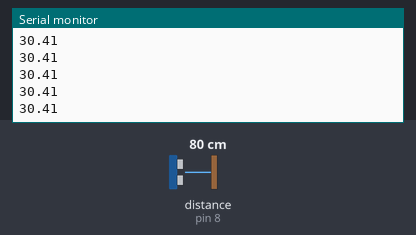
Recording of a sketch running on a simulated Arduino Uno, built with avr-gcc and run on an emulated ATmega328P. Shown: the last lines printed to the serial monitor. Wiring (inferred from the names in the program): ultrasonic range finder: trigger pin 2; echo pin 8. The inputs (shaded band) are chosen by the test bench; at power-on: distance to the obstacle (sensor on pin 8) 80 cm. The echo pulse lasts 58.3 µs per cm.

Above: at 1.2 s.
1.3 s: distance to the obstacle (sensor on pin 8) set to 2 cm
At 1.39 s:
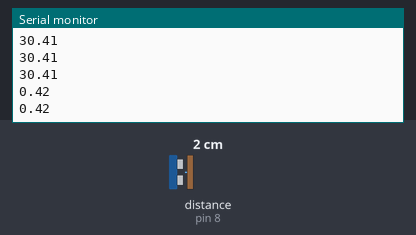
2.8 s: distance to the obstacle (sensor on pin 8) set to 4 cm
At 2.82 s:
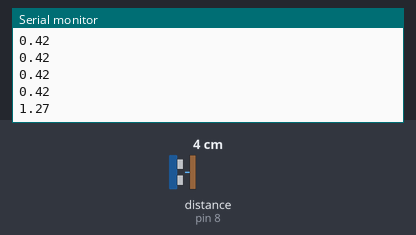
Timing chart, 0 to 5.8 s (numbered marks = the images above; inputs shaded):
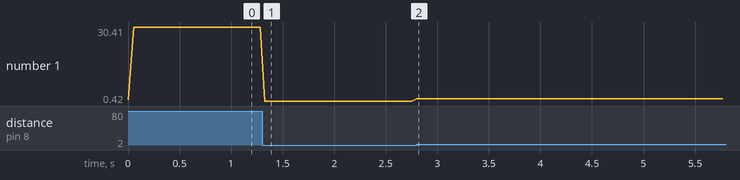

The sketch:

UltrasonicTripwire.ino
```cpp
#define TRIG_PIN 2
#define ECHO_PIN 8
#define DISTANCE_UNITS  INCHES

#define METERS          343         // Speed of sound:  m/s
#define CENTIMETERS     343 * 100   // Speed of sound: cm/s
#define FEET            1100        // Speed of sound: ft/s
#define INCHES          1100 * 12   // Speed of sound: in/s

#define IC1_EDGESEL_MSK B01000000
#define IC1_POSEDGE_MSK B01000000

void init_GPIO() {
  pinMode(TRIG_PIN, OUTPUT);
  pinMode(ECHO_PIN, INPUT);
}

void init_PERIPHERALS_OFF() {
  PRR = B10000101;       //TWI:  Off   TIM2:   On   TIM0:  On    TIM1:   On
                         //SPI:  Off   USART:  On   ADC:   Off
}

void init_TIMER1() {
  cli();                 // Disable all interrupts

  TCCR1A = B00000000;    //COM1A:  N/A        COM1B: N/A      WGM1:  Normal
  TCCR1B = B11000101;    //ICNC1:  Enabled    ICES1: +Edge    WGM1:  Normal    CS1: clk/1024
  TCCR1C = B00000000;    //FOC1A:  N/A        FOC1B: N/A
  TCNT1  = 0;
  OCR1A  = 0;
  OCR1B  = 0;
  ICR1   = 0;
  TIMSK1 = B00100000;    //ICIE1:  Enabled  OCIE1B: N/A   OCIE1A: N/A   TOIE1:  N/A
  TIFR1  = B00000000;    //OCF1B:  N/A      OCF1A:  N/A   TOV1:   N/A

  sei();                 // Enable all interrupts
}

void init_TIMER2() {
  cli();                 // Disable all interrupts

  TCCR2A = B00000000;    //COM2A:  N/A    COM2B: N/A    WGM2:  Normal
  TCCR2B = B00000111;    //FOC2A:  N/A    FOC2B: N/A    WGM2:  Normal    CS2: clk/1024
  TCNT2  = 0;
  OCR2A  = 0;
  OCR2B  = 0;
  TIMSK2 = B00000001;    //OCIE2B: N/A   OCIE2A: N/A   TOIE2:  Enabled
  TIFR2  = B00000000;    //OCF2B:  N/A   OCF2A:  N/A   TOV2:   N/A
  ASSR   = B00000000;
  GTCCR  = B00000000;

  sei();                 // Enable all interrupts
}

volatile uint16_t uiPrevICR1;
volatile uint16_t uiEchoCNT;
volatile bool bConvertDist;
ISR(TIMER1_CAPT_vect) {

  if ( TCCR1B & IC1_POSEDGE_MSK ) {
    // Store TIM1 counter value
    uiPrevICR1 = ICR1;
  } else {
    // Calculate ECHO pulse period
    uiEchoCNT =  (ICR1 - uiPrevICR1 - 1);
    bConvertDist = 1;
  }
  // Toggle IC Edge
  TCCR1B ^= IC1_EDGESEL_MSK;
}

volatile uint8_t ucCntT2 = 0;
ISR(TIMER2_OVF_vect) {
  ucCntT2++;
  // Sample Rate: 16MHz / 1024 / 255 / 3 = ~20 Hz
  if ( !(ucCntT2%3) ) {
    // Trigger Ultrasonic sensor with a 10us pulse.
    digitalWrite(TRIG_PIN, HIGH);
    delayMicroseconds(10);
    digitalWrite(TRIG_PIN, LOW);
  }
}

void setup() {

  // TODO: Remove all serial comms. Causes micro to freeze.

  // Initialize UART comms to 115200 baud
  Serial.begin(115200);
  // Print reset cause register
  Serial.println('\n');
  Serial.println(MCUSR);

  // Initialize peripherals
  init_GPIO();
  init_TIMER1();
  init_TIMER2();
  init_PERIPHERALS_OFF();

  Serial.println("Start of program.");
}

float fEchoPeriod;
float fDistance;
void loop() {

  // Convert Echo reading to Distance
  if ( bConvertDist ) {
    fEchoPeriod = (64 * uiEchoCNT) / (float) 1000000;
    fDistance = fEchoPeriod * DISTANCE_UNITS / (float) 2;
    Serial.println(fDistance);
    bConvertDist = 0;
  }

}
```

Measured:
- after the input at 1.3 s, the serial monitor: prints a new line at once (image 1)
- after the input at 2.8 s, the serial monitor: prints a new line at once (image 2)
- plotted number 1: 30.41 → 0.42 after the input at 1.3 s, 0.42 → 1.27 after the input at 2.8 s
